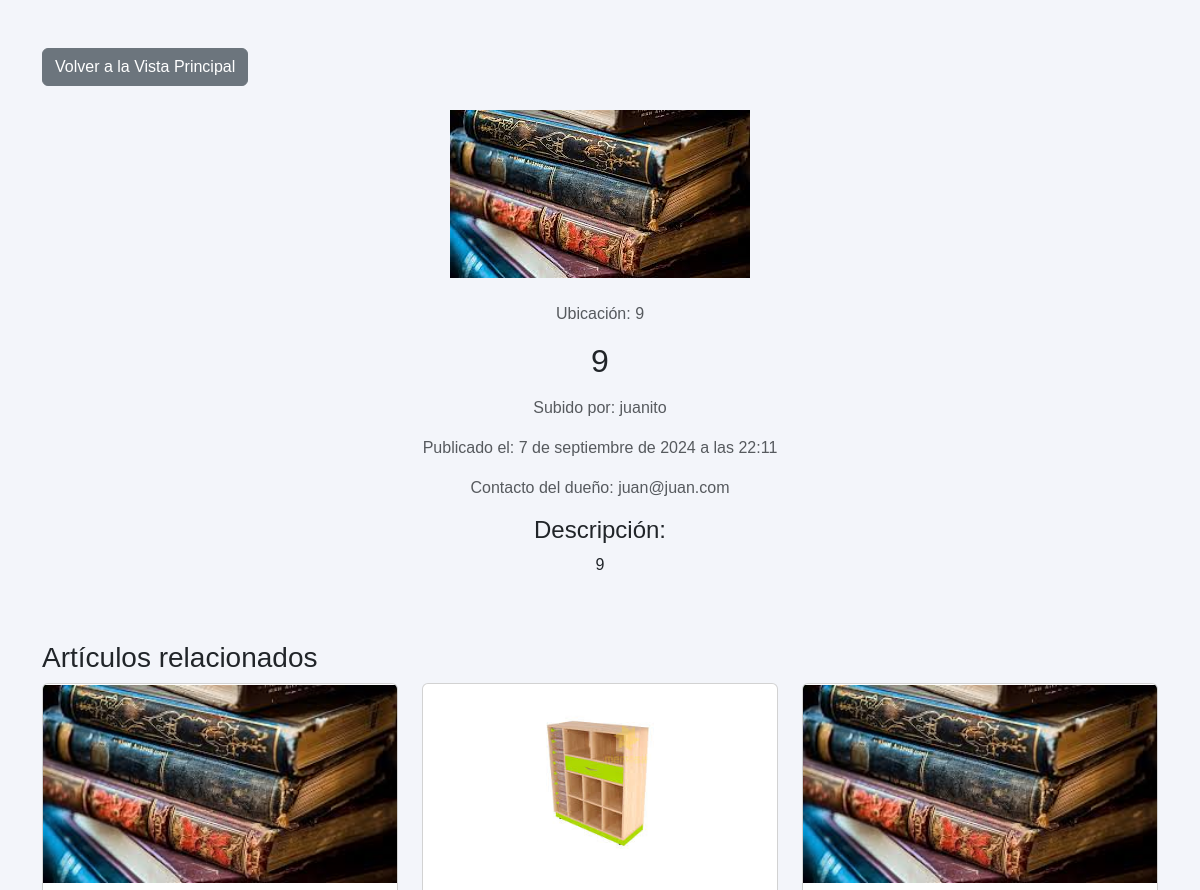
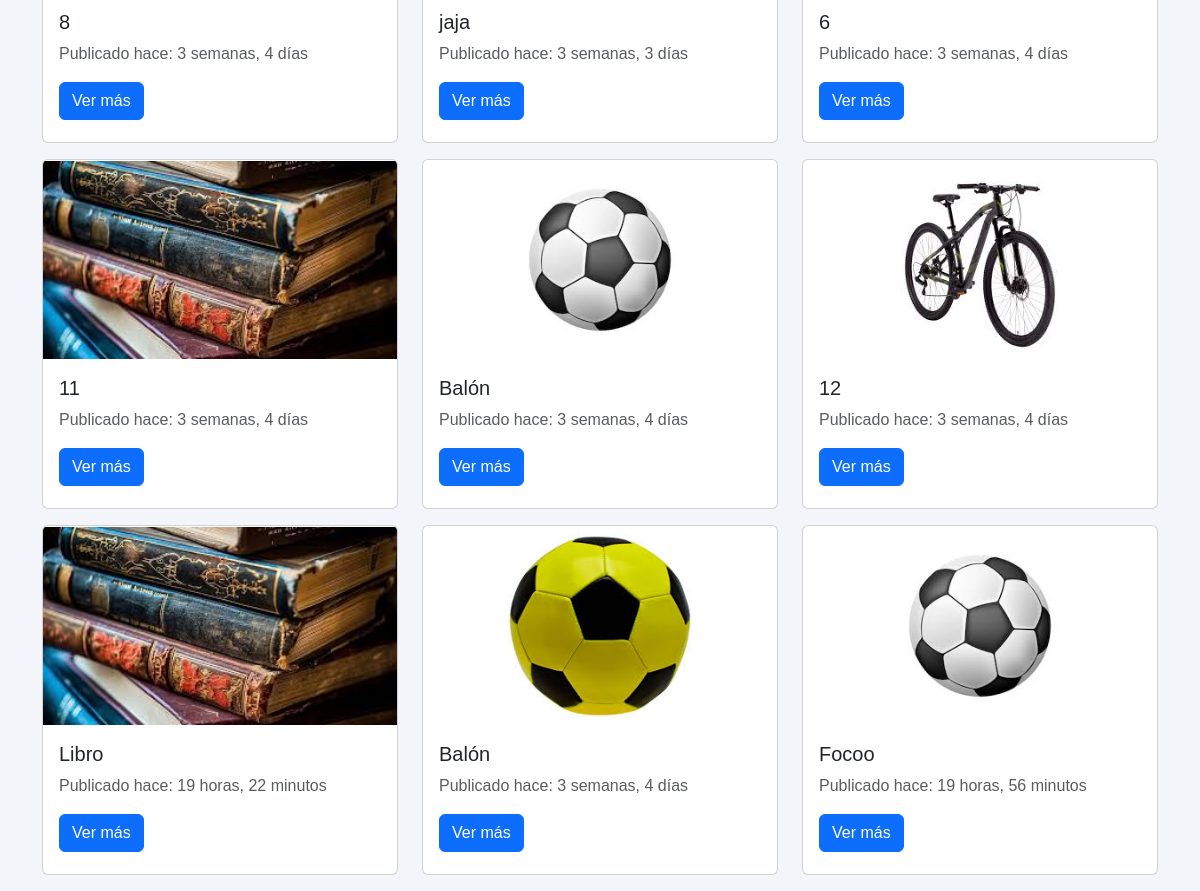
/articulo/10/, run on the app's committed database (2 pictures, top to bottom).
### core/models.py (models this page shows, shortened)
class Articulo(models.Model):
    nombre = models.CharField(max_length=100)
    descripcion = models.TextField()
    ubicacion = models.CharField(max_length=100)
    fecha_subida = models.DateTimeField(auto_now_add=True)
    fecha_actualizacion = models.DateTimeField(auto_now=True)
    imagen = models.ImageField(upload_to='articulos/', null=False, blank=False)
    usuario = models.ForeignKey(User, on_delete=models.CASCADE, null=False,blank=False)

### core/views.py (the view)
# urls.py: path('articulo/<int:pk>/', ArticuloDetailView.as_view(), name='articulo-detail'),
class ArticuloDetailView(DetailView):
    model = Articulo
    template_name = 'core/articulo_detail.html'
    context_object_name = 'articulo'
    def get_context_data(self, **kwargs):
        context = super().get_context_data(**kwargs)
        articulo = self.object
        related_articulos = Articulo.objects.exclude(pk=articulo.pk).order_by('?')[:9]  # 3 artículos aleatorios
        context['related_articulos'] = related_articulos
        for articulo in context['related_articulos']:
            articulo.tiempo_transcurrido = timesince(articulo.fecha_subida)  # Tiempo desde la subida
        return context

### core/templates/core/articulo_detail.html (shortened to what this page needs)
{% load static %}
<!DOCTYPE html>
<html lang="es">
  <head>
    <link rel="stylesheet" href="{% static 'core/styles/product-details.css' %}" />
    <link href="https://cdn.jsdelivr.net/npm/bootstrap@5.3.0-alpha1/dist/css/bootstrap.min.css" rel="stylesheet">
  </head>
  <body>
    <div class="container mt-5">
      <a href="{% url 'articulo-list' %}" class="btn btn-secondary mb-4">Volver a la Vista Principal</a>
      <div class="row justify-content-center">
          <div class="col-md-8 text-center">
              {% if articulo.imagen %}
              <img src="{{ articulo.imagen.url }}" class="img-fluid mb-4 zoom" alt="{{ articulo.nombre }}">
              {% else %}
              <p>No hay imagenes disponibles</p>
              {% endif %}
              <p class="text-muted">Ubicación: {{ articulo.ubicacion }}</p>
              <h2 class="mb-3">{{ articulo.nombre }}</h2>
              <p class="text-muted">Subido por: {{ articulo.usuario.username }}</p>
              <p class="text-muted">Publicado el: {{ articulo.fecha_subida }}</p>
              {% if articulo.usuario.email %}
              <p class="text-muted">Contacto del dueño: {{ articulo.usuario.email }}</p>
              {% else %}
              <p class="text-muted">Contacto del dueño: El usuario no cuenta con un contacto</p>
              {% endif %}
              <h4>Descripción:</h4>
              <p>{{ articulo.descripcion }}</p>
          </div>
      </div>
      <h3 class="mt-5">Artículos relacionados</h3>
      <div class="row">
          {% for related_articulo in related_articulos %}
          <div class="col-md-4">
              <div class="card mb-3">
                {% if related_articulo.imagen %}
                  <img src="{{ related_articulo.imagen.url }}" class="card-img-top" alt="{{ related_articulo.nombre }}">
                {% endif %}
                <div class="card-body">
                    <h5 class="card-title">{{ related_articulo.nombre }}</h5>
                    <p class="text-muted">Publicado hace: {{ related_articulo.tiempo_transcurrido }}</p>
                    <a href="{% url 'articulo-detail' related_articulo.id %}" class="btn btn-primary">Ver más</a>
                </div>
              </div>
          </div>
          {% empty %}
          <p>No hay artículos relacionados disponibles.</p>
          {% endfor %}
      </div>
    </div>
  </body>
</html>

### core/static/core/styles/product-details.css (style rules this page uses)
* { box-sizing: border-box; margin: 0; padding: 0; font-family: Arial, sans-serif; }
body { background: #f3f5fa !important; display: flex; justify-content: center; height: 100vh; width: 100vw; }
.zoom { transition: transform 0.3s ease; }

### core/templates/core/articulo_detail.html (style rules this page uses)
.card { height: 350px; width: 100%; }
.card-img-top { height: 200px; object-fit: contain; }

### data on the page
Articulo: imagen (picture), ubicacion "9", nombre "9", usuario.username "juanito", fecha_subida "7 de septiembre de 2024 a las 22:11", usuario.email "juan@juan.com", descripcion "9"
Articulo: imagen (picture), nombre "8", tiempo_transcurrido "3 semanas, 4 días"
Articulo: imagen (picture), nombre "jaja", tiempo_transcurrido "3 semanas, 3 días"
Articulo: imagen (picture), nombre "6", tiempo_transcurrido "3 semanas, 4 días"
Articulo: imagen (picture), nombre "11", tiempo_transcurrido "3 semanas, 4 días"
Articulo: imagen (picture), nombre "Balón", tiempo_transcurrido "3 semanas, 4 días"
Articulo: imagen (picture), nombre "12", tiempo_transcurrido "3 semanas, 4 días"
Articulo: imagen (picture), nombre "Libro", tiempo_transcurrido "19 horas, 22 minutos"
Articulo: imagen (picture), nombre "Balón", tiempo_transcurrido "3 semanas, 4 días"
Articulo: imagen (picture), nombre "Focoo", tiempo_transcurrido "19 horas, 56 minutos"
